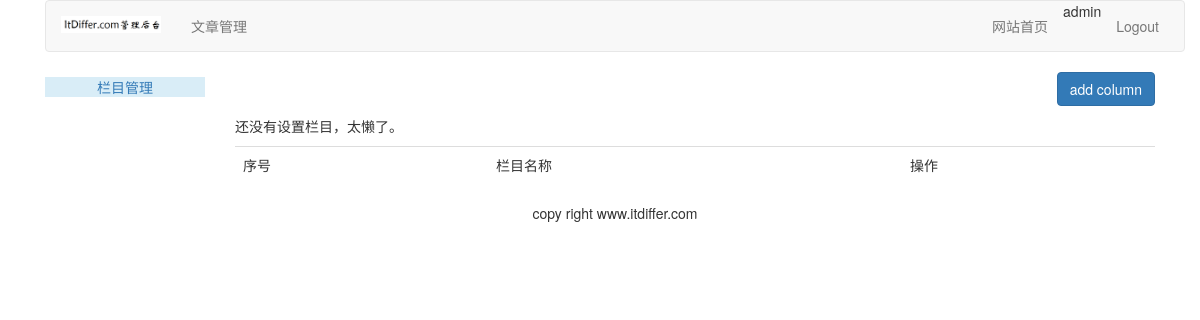
Before: /article/article-column/ (signed in) with the older database file.
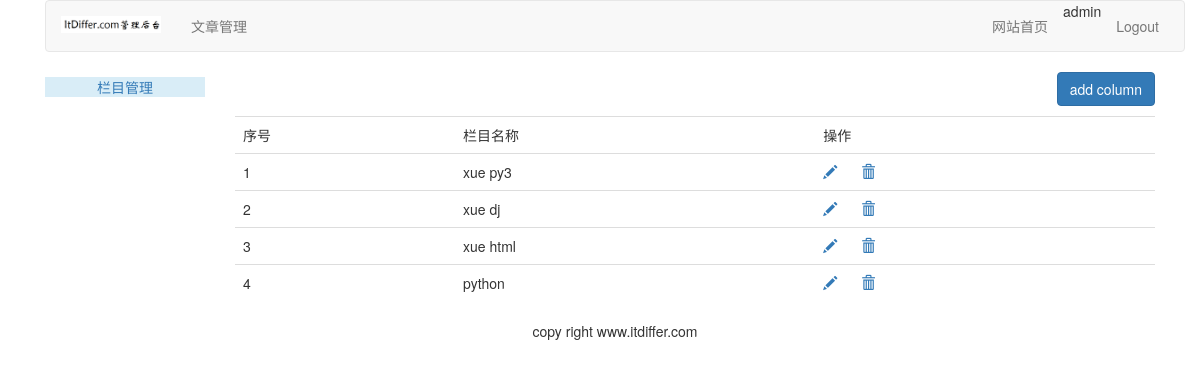
After: the same page with the newer database file.
### article/models.py (models this page shows, shortened)
class ArticleColumn(models.Model):
    user = models.ForeignKey(User, on_delete=models.CASCADE,related_name='article_column')
    column = models.CharField(max_length=200)
    created = models.DateField(auto_now_add=True)

### article/views.py (the view, shortened to what this page needs)
# urls.py: path('article-column/', views.article_column, name="article_column"),
@login_required(login_url='/account/login/')
@csrf_exempt
def article_column(request):
    if request.method == "GET":
        columns = ArticleColumn.objects.filter(user=request.user)
        column_form = ArticleColumnForm()
        return render(request, "article/column/article_column.html", {"columns":columns, 'column_form':column_form})

### templates/article/column/article_column.html (shortened to what this page needs)
{% extends "article/base.html" %}
{% load static %}
{% block title %}article column{% endblock %} {% block content %}
<div>
    <p class="text-right">
        <button id= "add_column" onclick="add_column()" class="btn btn-primary"> add column</button>
    </p>
    <table class="table table-hover">
        <tr>
            <td>序号</td>
            <td>栏目名称</td>
            <td>操作</td>
        </tr>
        {% for column in columns %}
        <tr>
            <td>{{ forloop.counter }}</td>
            <td>{{ column.column }}</td>
            <td>
                <a name="edit" href="javascript:" onclick="edit_column(this, {{ column.id }})">
                    <span class="glyphicon glyphicon-pencil"></span>
                </a>
                <a name="delete" href="javascript:" onclick="del_column(this, {{ column.id }})">
                    <span class="glyphicon glyphicon-trash" style="margin-left:20px;"></span>
                </a>
            </td>
        </tr>
        {% empty %}
        <p>还没有设置栏目，太懒了。</p>
        {% endfor %}
    </table>
</div>
{% endblock %}

### templates/article/base.html (shortened to what this page needs)
{% load static %}
<!DOCTYPE html>
<html lang="zh-cn">
<head>
    <link rel="stylesheet" href="{% static 'css/bootstrap.css' %}">
</head>
<body>
    <div class="container">
        {% include 'article/header.html' %}
        <div class="col-md-2">
            {% include 'article/leftslider.html' %}
        </div>
        <div class="col-md-10">
            {% block content %}
            {% endblock %}
        </div>
        {% include 'footer.html' %}
    </div>
</body>
</html>

### templates/article/header.html (shortened to what this page needs)
{% load static %}
<div class="container">
    <nav class="navbar navbar-default" role="navigation">
        <div class="navbar-header">
            <a class="navbar-brand" href="http://www.itdiffer.com">
                <img width="100px" src="{% static 'images/backlogo.png' %}">
            </a>
        </div>
        <div>
            <ul class="nav navbar-nav" role="tablist">
                <li><a href="{% url 'article:article_column' %}">文章管理</a></li>
            </ul>
            <ul class="nav navbar-nav navbar-right" style="margin-right:10px">
                <li><a href="{% url 'blog:blog_title' %}">网站首页</a></li>
                <li><span>{{ user.username }}</li>
                <li><a href="{% url 'account:user_logout' %}">Logout</a></li>
            </ul>
        </div>
    </nav>
</div>

### templates/article/leftslider.html
<div class="bg-info">
    <div class="text-center" style="margin-top: 5px;">
        <p><a href="{% url 'article:article_column'%}">栏目管理</a></p>
    </div>
</div>

### templates/footer.html
<div class="container">
    <p class="text-center">copy right www.itdiffer.com</p>
</div>

Changed rows visible on the page:
added ArticleColumn: column "xue py3"
added ArticleColumn: column "xue dj"
added ArticleColumn: column "xue html"
added ArticleColumn: column "python"
Other visible differences:
text no longer shown: "还没有设置栏目，太懒了。"
